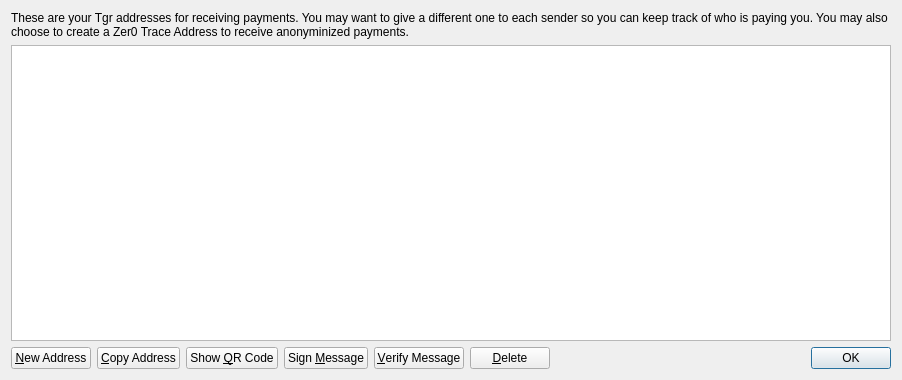
<?xml version="1.0" encoding="UTF-8"?>
<ui version="4.0">
 <class>AddressBookPage</class>
 <widget class="QWidget" name="AddressBookPage">
  <property name="geometry">
   <rect>
    <x>0</x>
    <y>0</y>
    <width>902</width>
    <height>380</height>
   </rect>
  </property>
  <property name="windowTitle">
   <string>Address Book</string>
  </property>
  <layout class="QVBoxLayout" name="verticalLayout">
   <item>
    <widget class="QLabel" name="labelExplanation">
     <property name="text">
      <string>These are your Tgr addresses for receiving payments. You may want to give a different one to each sender so you can keep track of who is paying you. You may also choose to create a Zer0 Trace Address to receive anonyminized payments.</string>
     </property>
     <property name="textFormat">
      <enum>Qt::PlainText</enum>
     </property>
     <property name="wordWrap">
      <bool>true</bool>
     </property>
    </widget>
   </item>
   <item>
    <widget class="QTableView" name="tableView">
     <property name="contextMenuPolicy">
      <enum>Qt::CustomContextMenu</enum>
     </property>
     <property name="toolTip">
      <string>Double-click to edit address or label</string>
     </property>
     <property name="tabKeyNavigation">
      <bool>false</bool>
     </property>
     <property name="alternatingRowColors">
      <bool>true</bool>
     </property>
     <property name="selectionMode">
      <enum>QAbstractItemView::SingleSelection</enum>
     </property>
     <property name="selectionBehavior">
      <enum>QAbstractItemView::SelectRows</enum>
     </property>
     <property name="sortingEnabled">
      <bool>true</bool>
     </property>
     <attribute name="verticalHeaderVisible">
      <bool>false</bool>
     </attribute>
    </widget>
   </item>
   <item>
    <layout class="QHBoxLayout" name="horizontalLayout">
     <item>
      <widget class="QPushButton" name="newAddressButton">
       <property name="toolTip">
        <string>Create a new address</string>
       </property>
       <property name="text">
        <string>&amp;New Address</string>
       </property>
       <property name="icon">
        <iconset resource="../bitcoin.qrc">
         <normaloff>:/icons/add</normaloff>:/icons/add</iconset>
       </property>
      </widget>
     </item>
     <item>
      <widget class="QPushButton" name="copyToClipboard">
       <property name="toolTip">
        <string>Copy the currently selected address to the system clipboard</string>
       </property>
       <property name="text">
        <string>&amp;Copy Address</string>
       </property>
       <property name="icon">
        <iconset resource="../bitcoin.qrc">
         <normaloff>:/icons/editcopy</normaloff>:/icons/editcopy</iconset>
       </property>
      </widget>
     </item>
     <item>
      <widget class="QPushButton" name="showQRCode">
       <property name="text">
        <string>Show &amp;QR Code</string>
       </property>
       <property name="icon">
        <iconset resource="../bitcoin.qrc">
         <normaloff>:/icons/qrcode</normaloff>:/icons/qrcode</iconset>
       </property>
      </widget>
     </item>
     <item>
      <widget class="QPushButton" name="signMessage">
       <property name="toolTip">
        <string>Sign a message to prove you own a Tgr address</string>
       </property>
       <property name="text">
        <string>Sign &amp;Message</string>
       </property>
       <property name="icon">
        <iconset resource="../bitcoin.qrc">
         <normaloff>:/icons/edit</normaloff>:/icons/edit</iconset>
       </property>
      </widget>
     </item>
     <item>
      <widget class="QPushButton" name="verifyMessage">
       <property name="toolTip">
        <string>Verify a message to ensure it was signed with a specified Tgr address</string>
       </property>
       <property name="text">
        <string>&amp;Verify Message</string>
       </property>
       <property name="icon">
        <iconset resource="../bitcoin.qrc">
         <normaloff>:/icons/transaction_0</normaloff>:/icons/transaction_0</iconset>
       </property>
      </widget>
     </item>
     <item>
      <widget class="QPushButton" name="deleteButton">
       <property name="toolTip">
        <string>Delete the currently selected address from the list</string>
       </property>
       <property name="text">
        <string>&amp;Delete</string>
       </property>
       <property name="icon">
        <iconset resource="../bitcoin.qrc">
         <normaloff>:/icons/remove</normaloff>:/icons/remove</iconset>
       </property>
      </widget>
     </item>
     <item>
      <spacer name="horizontalSpacer">
       <property name="orientation">
        <enum>Qt::Horizontal</enum>
       </property>
       <property name="sizeHint" stdset="0">
        <size>
         <width>40</width>
         <height>20</height>
        </size>
       </property>
      </spacer>
     </item>
     <item>
      <widget class="QDialogButtonBox" name="buttonBox">
       <property name="sizePolicy">
        <sizepolicy hsizetype="Maximum" vsizetype="Fixed">
         <horstretch>0</horstretch>
         <verstretch>0</verstretch>
        </sizepolicy>
       </property>
       <property name="standardButtons">
        <set>QDialogButtonBox::Ok</set>
       </property>
      </widget>
     </item>
    </layout>
   </item>
  </layout>
 </widget>
 <resources>
  <include location="../bitcoin.qrc"/>
 </resources>
 <connections/>
</ui>
